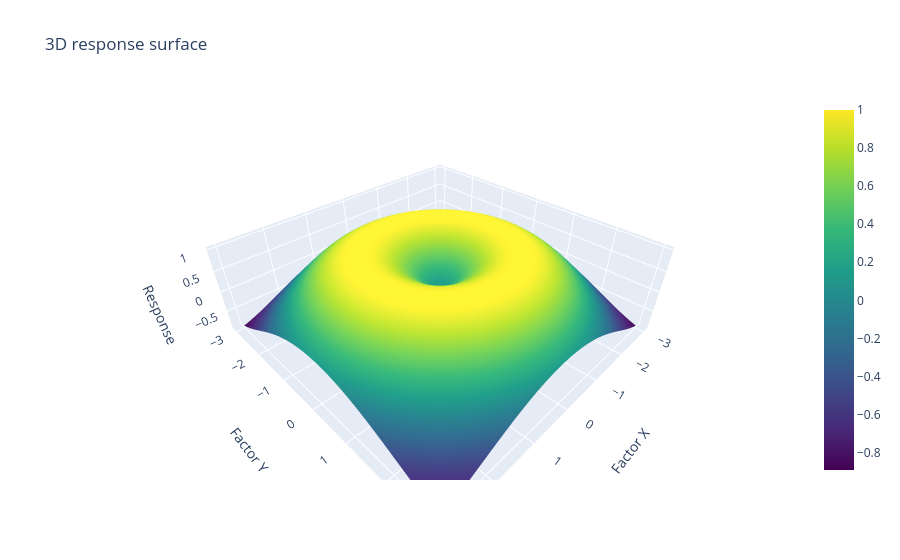

Notebook cell for this chart:
### Markdown cell above
## 7. Interactive 3D visualizations

### Code cell
# 3D response surface (illustrative mathematical surface, not solver output).
x = np.linspace(-3, 3, 55); y = np.linspace(-3, 3, 55)
X, Y = np.meshgrid(x, y); Z = np.sin(np.sqrt(X**2 + Y**2))
if PLOTLY_AVAILABLE:
    fig = go.Figure(data=[go.Surface(x=x, y=y, z=Z, colorscale="Viridis")])
    fig.update_layout(title="3D response surface", scene=dict(xaxis_title="Factor X", yaxis_title="Factor Y", zaxis_title="Response"))
    fig.show()
else:
    fig = plt.figure(figsize=(8,5)); ax=fig.add_subplot(111, projection="3d"); ax.plot_surface(X,Y,Z,cmap="viridis")
    plt.show()

### Figure 1 — Plotly figure (JSON) as saved in the notebook; plotly's stock layout.template omitted (floating-point values rounded to 4 significant figures; data arrays with more than 128 entries replaced by an {"elided": "..."} marker saying what was removed)
{"data": [{"colorscale": [[0.0, "#440154"], [0.1111, "#482878"], [0.2222, "#3e4989"], [0.3333, "#31688e"], [0.4444, "#26828e"], [0.5556, "#1f9e89"], [0.6667, "#35b779"], [0.7778, "#6ece58"], [0.8889, "#b5de2b"], [1.0, "#fde725"]], "type": "surface", "x": [-3.0, -2.889, -2.778, -2.667, -2.556, -2.444, -2.333, -2.222, -2.111, -2.0, -1.889, -1.778, -1.667, -1.556, -1.444, -1.333, -1.222, -1.111, -1.0, -0.8889, -0.7778, -0.6667, -0.5556, -0.4444, -0.3333, -0.2222, -0.1111, 0.0, 0.1111, 0.2222, 0.3333, 0.4444, 0.5556, 0.6667, 0.7778, 0.8889, 1.0, 1.111, 1.222, 1.333, 1.444, 1.556, 1.667, 1.778, 1.889, 2.0, 2.111, 2.222, 2.333, 2.444, 2.556, 2.667, 2.778, 2.889, 3.0], "y": [-3.0, -2.889, -2.778, -2.667, -2.556, -2.444, -2.333, -2.222, -2.111, -2.0, -1.889, -1.778, -1.667, -1.556, -1.444, -1.333, -1.222, -1.111, -1.0, -0.8889, -0.7778, -0.6667, -0.5556, -0.4444, -0.3333, -0.2222, -0.1111, 0.0, 0.1111, 0.2222, 0.3333, 0.4444, 0.5556, 0.6667, 0.7778, 0.8889, 1.0, 1.111, 1.222, 1.333, 1.444, 1.556, 1.667, 1.778, 1.889, 2.0, 2.111, 2.222, 2.333, 2.444, 2.556, 2.667, 2.778, 2.889, 3.0], "z": {"elided": "55x55 float values"}}], "layout": {"scene": {"xaxis": {"title": {"text": "Factor X"}}, "yaxis": {"title": {"text": "Factor Y"}}, "zaxis": {"title": {"text": "Response"}}}, "title": {"text": "3D response surface"}}}
